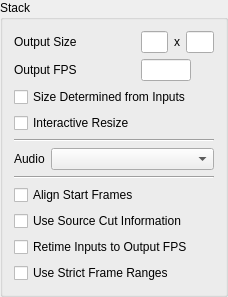
<?xml version="1.0" encoding="UTF-8"?>
<ui version="4.0">
 <class>GroupBox</class>
 <widget class="QGroupBox" name="GroupBox">
  <property name="geometry">
   <rect>
    <x>0</x>
    <y>0</y>
    <width>228</width>
    <height>286</height>
   </rect>
  </property>
  <property name="windowTitle">
   <string>GroupBox</string>
  </property>
  <property name="title">
   <string>Stack</string>
  </property>
  <layout class="QVBoxLayout" name="verticalLayout">
   <item>
    <layout class="QFormLayout" name="formLayout_2">
     <item row="0" column="0">
      <widget class="QLabel" name="label_3">
       <property name="text">
        <string>Output Size</string>
       </property>
      </widget>
     </item>
     <item row="0" column="1">
      <layout class="QHBoxLayout" name="horizontalLayout_2">
       <item>
        <widget class="QLineEdit" name="outputWidthEdit">
         <property name="maximumSize">
          <size>
           <width>50</width>
           <height>16777215</height>
          </size>
         </property>
        </widget>
       </item>
       <item>
        <widget class="QLabel" name="label_4">
         <property name="text">
          <string>x</string>
         </property>
        </widget>
       </item>
       <item>
        <widget class="QLineEdit" name="outputHeightEdit">
         <property name="maximumSize">
          <size>
           <width>50</width>
           <height>16777215</height>
          </size>
         </property>
        </widget>
       </item>
      </layout>
     </item>
     <item row="1" column="0">
      <widget class="QLabel" name="label">
       <property name="text">
        <string>Output FPS</string>
       </property>
      </widget>
     </item>
     <item row="1" column="1">
      <widget class="QLineEdit" name="outputFPSEdit">
       <property name="maximumSize">
        <size>
         <width>50</width>
         <height>16777215</height>
        </size>
       </property>
      </widget>
     </item>
     <item row="2" column="0" colspan="2">
      <widget class="QCheckBox" name="autoSizeCheckBox">
       <property name="text">
        <string>Size Determined from Inputs</string>
       </property>
      </widget>
     </item>
     <item row="3" column="0">
      <widget class="QCheckBox" name="interactiveResizeCheckBox">
       <property name="text">
        <string>Interactive Resize</string>
       </property>
      </widget>
     </item>
    </layout>
   </item>
   <item>
    <widget class="Line" name="line_2">
     <property name="orientation">
      <enum>Qt::Horizontal</enum>
     </property>
    </widget>
   </item>
   <item>
    <layout class="QFormLayout" name="formLayout">
     <item row="0" column="1">
      <widget class="QComboBox" name="chosenAudioInputCombo">
       <property name="sizePolicy">
        <sizepolicy hsizetype="Expanding" vsizetype="Fixed">
         <horstretch>0</horstretch>
         <verstretch>0</verstretch>
        </sizepolicy>
       </property>
      </widget>
     </item>
     <item row="0" column="0">
      <widget class="QLabel" name="label_2">
       <property name="enabled">
        <bool>true</bool>
       </property>
       <property name="sizePolicy">
        <sizepolicy hsizetype="Minimum" vsizetype="Preferred">
         <horstretch>0</horstretch>
         <verstretch>0</verstretch>
        </sizepolicy>
       </property>
       <property name="text">
        <string>Audio</string>
       </property>
      </widget>
     </item>
    </layout>
   </item>
   <item>
    <widget class="Line" name="line">
     <property name="orientation">
      <enum>Qt::Horizontal</enum>
     </property>
    </widget>
   </item>
   <item>
    <widget class="QCheckBox" name="alignCheckBox">
     <property name="text">
      <string>Align Start Frames</string>
     </property>
    </widget>
   </item>
   <item>
    <widget class="QCheckBox" name="useCutInfoCheckBox">
     <property name="text">
      <string>Use Source Cut Information</string>
     </property>
    </widget>
   </item>
   <item>
    <widget class="QCheckBox" name="retimeInputsCheckBox">
     <property name="text">
      <string>Retime Inputs to Output FPS</string>
     </property>
    </widget>
   </item>
   <item>
    <widget class="QCheckBox" name="strictRangesCheckBox">
     <property name="text">
      <string>Use Strict Frame Ranges</string>
     </property>
    </widget>
   </item>
   <item>
    <spacer name="verticalSpacer">
     <property name="orientation">
      <enum>Qt::Vertical</enum>
     </property>
     <property name="sizeHint" stdset="0">
      <size>
       <width>20</width>
       <height>0</height>
      </size>
     </property>
    </spacer>
   </item>
  </layout>
 </widget>
 <resources/>
 <connections/>
</ui>
